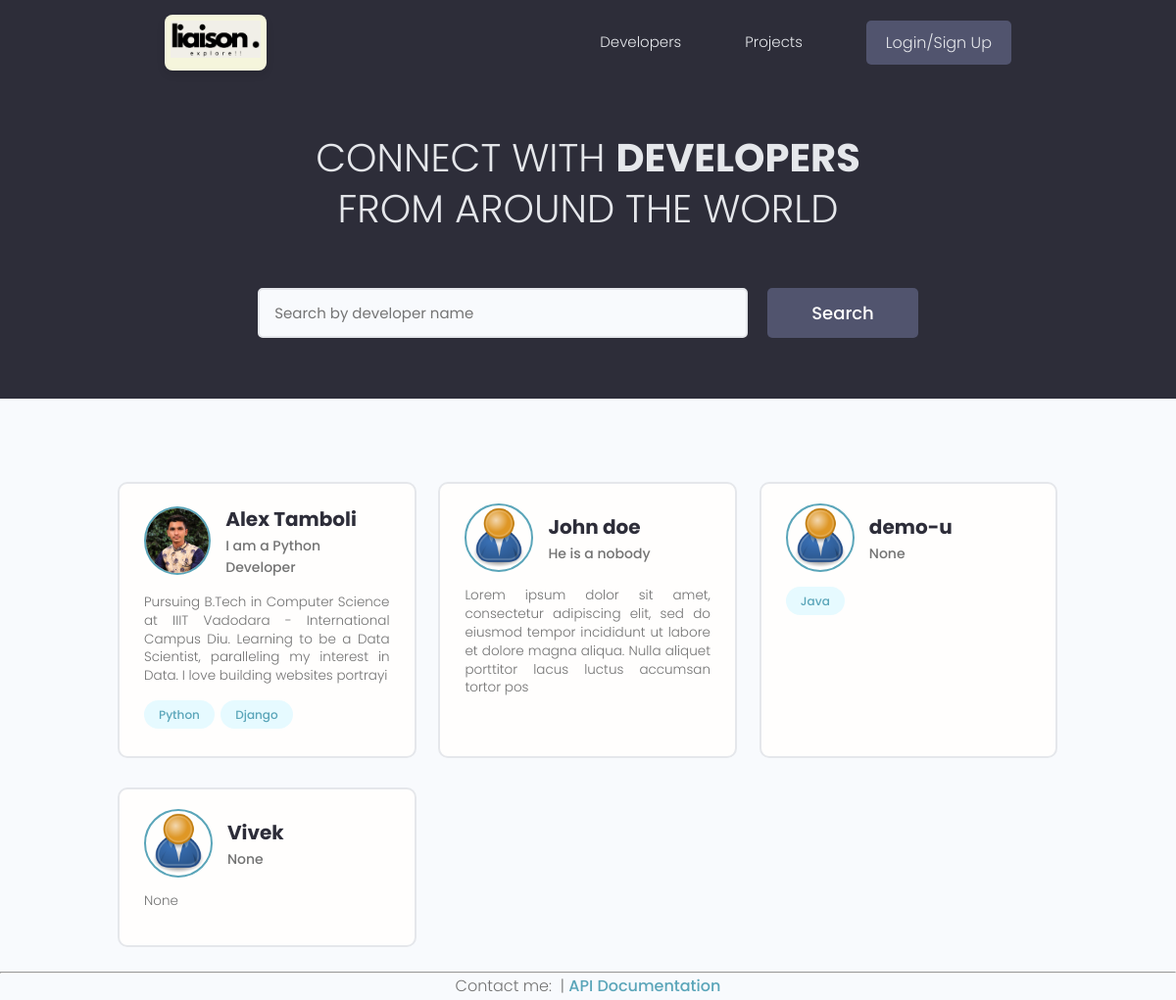
The page / on the database its author committed.
### users/models.py (models this page shows, shortened)
class Profile(models.Model):
    user = models.OneToOneField(User, on_delete=models.CASCADE)
    name = models.CharField(max_length=200, blank=True, null=True)
    email = models.EmailField(max_length=500, blank=True, null=True)
    username = models.CharField(max_length=200, blank=True, null=True)
    location = models.CharField(max_length=200, blank=True, null=True)
    short_intro = models.CharField(max_length=200, blank=True, null=True)
    bio = models.TextField(blank=True, null=True)
    profile_image = models.ImageField(null=True, blank=True, default='profiles/user-default.png', upload_to='profiles/')
    social_github = models.CharField(max_length=200, blank=True, null=True)
    social_linkedin = models.CharField(max_length=200, blank=True, null=True)
    social_twitter = models.CharField(max_length=200, blank=True, null=True)
    social_website = models.CharField(max_length=200, blank=True, null=True)
    created = models.DateTimeField(auto_now_add=True)
    id = models.UUIDField(default=uuid.uuid4, unique = True, primary_key=True, editable=False)
    class Meta:
        ordering = ['created']
    @property
    def imageURL(self):
        try:
            url = self.profile_image.url
        except:
            url = ''
        return url

class Skill(models.Model):
    owner = models.ForeignKey(Profile, on_delete=models.CASCADE, null = True, blank=True)
    name = models.CharField(max_length=200, blank=True, null=True)
    description = models.TextField(blank=True, null=True)
    created = models.DateTimeField(auto_now_add=True)
    id = models.UUIDField(default=uuid.uuid4, unique = True, primary_key=True, editable=False)
    def __str__(self) -> str:
        return str(self.name)

### users/views.py (the view)
# urls.py: path('', views.profiles, name="profiles"),
def profiles(request):
    profiles, search_query = searchProfiles(request)
    custom_range, profiles, paginator = paginateProfiles(request, profiles, Constants.PAGINATOR_PROFILES_RESULTS)
    context = {
        'profiles': profiles,
        'search_query': search_query,
        'custom_range': custom_range,
    }
    return render(request, 'users/profiles.html', context)

### users/utils.py (called while the page is built)
def paginateProfiles(request, profiles, results):
    page = request.GET.get('page')
    paginator = Paginator(profiles, results)
    try:
        profiles = paginator.page(page)
    except PageNotAnInteger:
        page = 1
        profiles = paginator.page(page)
    except EmptyPage:
        page = paginator.num_pages
        profiles = paginator.page(page)
    leftIndex = int(page) - 4
    if leftIndex < 1:
        leftIndex = 1
    rightIndex = int(page) + 5
    if rightIndex > paginator.num_pages:
        rightIndex = paginator.num_pages + 1
    custom_range = range(leftIndex, rightIndex)
    return custom_range, profiles, paginator

def searchProfiles(request):
    search_query = ''
    if request.GET.get('search_query'):
        search_query = request.GET.get('search_query')
    skills = Skill.objects.filter(name__icontains=search_query)
    profiles = Profile.objects.distinct().filter(
        Q(name__icontains=search_query) |
        Q(short_intro__icontains=search_query) |
        Q(skill__in = skills)
        )
    return profiles, search_query

### users/templates/users/profiles.html (shortened to what this page needs)
{% extends 'main.html' %}
{% block content %}
<main class="home">
    <section class="hero-section text-center">
      <div class="container container--narrow">
        <div class="hero-section__box">
          <h2>CONNECT WITH <span>DEVELOPERS</span></h2>
          <h2>FROM AROUND THE WORLD</h2>
        </div>
        <div class="hero-section__search">
          <form class="form" action="{% url 'profiles' %}" method="get">
            <div class="form__field">
              <input class="input input--text" id="formInput#search" type="text" name="search_query"
                value="{{search_query}}"  placeholder="Search by developer name" />
            </div>
            <input class="btn btn--sub btn--lg" type="submit" value="Search" />
          </form>
        </div>
      </div>
    </section>
    <section class="devlist">
      <div class="container">
        <div class="grid grid--three">
        {% for profile in profiles %}
          <div class="column card">
            <div class="dev">
              <a href="{% url 'user-profile' profile.id %}" class="card__body">
                <div class="dev__profile">
                  <img class="avatar avatar--md" src="{{ profile.imageURL }}" alt="user" />
                  <div class="dev__meta">
                    <h3>{{profile.name}}</h3>
                    <h5>{{profile.short_intro|slice:"60"}}</h5>
                  </div>
                </div>
                <p class="dev__info">{{ profile.bio|slice:"180" }}</p>
                <div class="dev__skills">
                  {% for skill in profile.skill_set.all|slice:"5" %}
                  <span class="tag tag--pill tag--main">
                    <small>{{ skill }}</small>
                  </span>
                  {% endfor %}
                </div>
              </a>
            </div>
          </div>
          {% endfor %}
        </div>
      </div>
    </section>
  </main>
{% endblock content %}

### static/styles/app.css (style rules this page uses)
:root { --color-sub: #2d2d39; }
.btn--sub { background-color: var(--color-sub-light); }
.card { border: 2px solid var(--color-light); }
img { width: 100%; }
.hero-section { height: 40vh; display: flex; align-items: center; background-color: var(--color-sub); }
.hero-section__box { margin-bottom: 4rem; }
.hero-section__box > h2, .hero-section__box > h2 > span { font-size: 4rem; color: var(--color-light); line-height: 1.3; text-transform: uppercase; }
.hero-section__box > h2 { font-weight: 300; }
.hero-section__box > h2 > span { font-weight: 700; }
.hero-section__search > .form { display: flex; align-items: center; justify-content: center; gap: 2rem; }
.hero-section__search > .form input.input--text { width: 50rem; }
.devlist { margin-top: 8rem; }
.devlist .grid { align-items: stretch; }
.devlist .dev .dev__profile { display: flex; align-items: center; gap: 1.5rem; }
.devlist .dev .dev__meta h3 { color: var(--color-sub); font-size: 2rem; font-weight: 700; }
.devlist .dev .dev__meta h5 { color: var(--color-text); font-size: 1.4rem; font-weight: 500; }
.devlist .dev .dev__info { margin: 1.5rem 0; font-size: 1.35rem; line-height: 1.4; text-align: justify; }

### static/uikit/styles/modules/_variables.css (style rules this page uses)
:root { --color-main: #5aa5b9; --color-main-light: #e6faff; --color-sub: #3f4156; --color-sub-light: #51546e; --color-sub-lighter: #ededfd; --color-text: #737373; --color-gray: #8b8b8b; --color-light: #e5e7eb; --color-light-gray: #767676; --color-bg: #f8fafd; --color-white: #fffefd; --color-white-light: #f3f3f3; --color-success: #359e64; --color-success-bg: #def8e8; --color-error: #fc4b0b; --color-error-bg: #fff2ee; --font-base: 'Poppins', arial, helvetica, 'Segoe UI', roboto, ubuntu, sans-serif; --font-monospace: 'Fira Code', 'Courier New', courier, monospace; --font-regular: 300; --font-medium: 500; --font-bold: 700; --generic-shadow: 1px 1px 5px #00000010; --generic-transition: all 0.3s ease-in-out; }

### static/uikit/styles/modules/_base.css (style rules this page uses)
* { margin: 0; padding: 0; box-sizing: border-box; text-rendering: optimizeLegibility; color: inherit; font-size: inherit; }
html { font-size: 50%; }
@media only screen and (min-width: 480px) { html { font-size: 56.25%; } }
@media only screen and (min-width: 1200px) { html { font-size: 62.5%; } }
body { line-height: 1.6; font-weight: 400; font-size: 1.5rem; color: var(--color-text); background-color: var(--color-bg); min-height: 100vh; }

### static/uikit/styles/modules/_typography.css (style rules this page uses)
* { font-family: var(--font-base); }
h2 { font-size: 3.6rem; font-weight: var(--font-bold); }
h3 { font-size: 3.2rem; font-weight: var(--font-medium); }
h5 { font-size: 2.4rem; font-weight: var(--font-medium); }
h5, h6 { font-weight: var(--font-regular); }
p, span, strong { font-size: 1.6rem; color: var(--color-text); font-weight: var(--font-regular); }
a { padding-bottom: 2px; text-decoration: none; display: inline-block; color: var(--color-main); font-weight: var(--font-medium); }

### static/uikit/styles/modules/_utilities.css (style rules this page uses)
.container { width: 92%; max-width: 165rem; margin: 0 auto; box-sizing: border-box; }
.container--narrow { width: 92%; max-width: 120rem; }
@media screen and (min-width: 1000px) { .container { width: 90%; } }
@media screen and (min-width: 1000px) { .container--narrow { width: 85%; } }
@media screen and (min-width: 1200px) { .container { width: 80%; } }
@media screen and (min-width: 1200px) { .container--narrow { width: 72%; } }
.text-center { text-align: center; }

### static/uikit/styles/modules/_avatar.css (style rules this page uses)
.avatar { border-radius: 50%; border: 2px solid var(--color-main); object-fit: cover; }
.avatar--md { height: 7rem; width: 7rem; }

### static/uikit/styles/modules/_button.css (style rules this page uses)
.btn { display: inline-block; position: relative; cursor: pointer; background-color: var(--color-light); font-weight: var(--font-medium); color: var(--color-sub); text-decoration: none; padding: 1rem 2rem; border-radius: 0.5rem; border: none; width: -webkit-fit-content; width: -moz-fit-content; width: fit-content; height: -webkit-fit-content; height: -moz-fit-content; height: fit-content; font-size: 1.6rem; outline-width: 0; outline-color: transparent; -webkit-backface-visibility: hidden; backface-visibility: hidden; transition: all 0.3s ease-in-out; }
.btn--sub { background-color: var(--color-sub); color: var(--color-white); }
.btn--lg { font-size: 1.8rem; padding: 1.2rem 4.5rem; }

### static/uikit/styles/modules/_card.css (style rules this page uses)
.card { border-radius: 1rem; background-color: var(--color-white); border: 1.5px solid var(--color-light); width: auto; height: auto; margin-top: 0.5rem; margin-bottom: 0.5rem; overflow: hidden; }
.card__body, .card__header { padding: 2rem 2.5rem; }

### rows shown on the page
Profile: imageURL (picture), name "Alex Tamboli", short_intro "I am a Python Developer", bio "Pursuing B.Tech in Computer Science at IIIT Vadodara - International Campus Diu. Learning to be a Data Scientist, paralleling my interest in Data. I love building websites portrayi"
Skill: name "Python"
Skill: name "Django"
Profile: imageURL (placeholder picture), name "John doe", short_intro "He is a nobody", bio "Lorem ipsum dolor sit amet, consectetur adipiscing elit, sed do eiusmod tempor incididunt ut labore et dolore magna aliqua. Nulla aliquet porttitor lacus luctus accumsan tortor pos"
Profile: imageURL (placeholder picture), name "demo-u", short_intro "None"
Skill: name "Java"
Profile: imageURL (placeholder picture), name "Vivek", short_intro "None", bio "None"
